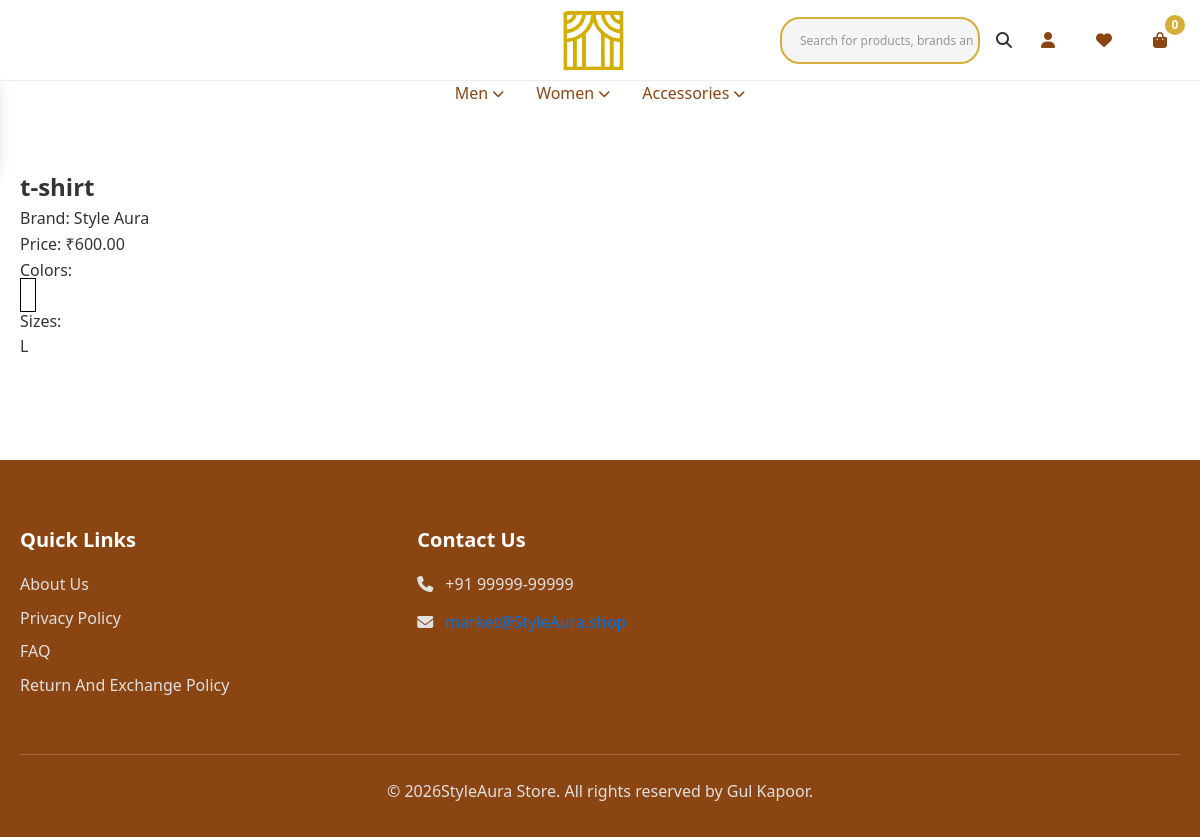
The app's page /men/t-shirt/t-shirt/ with its own data.
### home/models.py (models this page shows, shortened)
class Listing(models.Model):
    name = models.CharField(max_length=255)
    brand = models.ForeignKey(Brand, on_delete=models.CASCADE)
    category = models.ForeignKey(Category, on_delete=models.CASCADE)
    productType = models.ForeignKey(ProductType, on_delete=models.CASCADE, blank=True, null=True)
    uniqueLabel = models.PositiveIntegerField(blank=True, null=True)
    colors = models.ManyToManyField(Color)
    sizes = models.ManyToManyField(Size)
    price = models.DecimalField(max_digits=10, decimal_places=2)
    discountedPrice = models.DecimalField(max_digits=10, decimal_places=2, blank=True, null=True)
    description = models.TextField(blank=True, null=True)
    productDetails = models.TextField(blank=True, null=True)
    deliveryTime = models.CharField(max_length=255, default="5-7 days")
    createdAt = models.DateTimeField(auto_now_add=True)
    slug = models.SlugField(unique=True, blank=True, null=True)
    returnEligible = models.BooleanField(default=False)
    exchangeEligible = models.BooleanField(default=False)
    bestSelling = models.BooleanField(default=False)
    newArrival = models.BooleanField(default=False)
    limitedTime = models.BooleanField(default=False)
    specialOffer = models.BooleanField(default=False)
    class Meta:
        constraints = [
            UniqueConstraint(fields=['productType', 'uniqueLabel'], name='unique_product_label')
        ]
    def final_price(self):
        return self.discountedPrice if self.discountedPrice else self.price

class Brand(models.Model):
    name = models.CharField(max_length=100, unique=True)
    logo = models.ImageField(upload_to="images/", null=True, blank=True)
    IsFeatured = models.BooleanField(default=False)
    email = models.EmailField(unique=True, blank=True, null=True)
    about = models.TextField(blank=True, null=True)
    slug = models.SlugField(unique=True, blank=True)

class Color(models.Model):
    name = models.CharField(max_length=50, unique=True)
    hexCode = models.CharField(max_length=7, help_text="Hex code for color")

class Size(models.Model):
    size_label = models.CharField(max_length=10, unique=True)  # e.g., S, M, L, XL

### home/views.py (the view, shortened to what this page needs)
# urls.py: path('<slug:category_slug>/<slug:productType_slug>/<slug:listing_slug>/', views.item, name='item'),
def item(request, category_slug, productType_slug, listing_slug):
    category = get_object_or_404(Category, slug=category_slug)
    productType = get_object_or_404(ProductType, slug=productType_slug)
    listing = get_object_or_404(Listing, category=category, productType=productType, slug=listing_slug)
    size_guide = SizeGuide.objects.filter(brand=listing.brand, category=listing.category, ProductType=listing.productType)
    if request.user.is_authenticated:
        is_in_wishlist = Wishlist.objects.filter(wishlistUser=request.user, wishlistItem=listing).exists()
    else:
        is_in_wishlist = False
    return render(request, "item.html", {
        "listing": listing,
        "is_in_wishlist": is_in_wishlist,
        "size_guide": size_guide
    })

### home/context_processors.py (called while the page is built)
def cart_count(request):
    if request.user.is_authenticated:
        cart_items_count = Cart.objects.filter(cartUser=request.user).count()
    else:
        cart_items_count = 0  # Handle guest users if needed
    return {'cart_items_count': cart_items_count}

### home/templates/item.html (shortened to what this page needs)
{% extends "layout.html" %}
{% load static %}
{% block body %}
<main>
  <section class="product-detail">
    <div class="container">
      <h1>{{ listing.name }}</h1>
      <p>Brand: {{ listing.brand.name }}</p>
      <p>Price: ₹{{ listing.final_price }}</p>
      {% if listing.colors.all %}
        <p>Colors:</p>
        {% for color in listing.colors.all %}
          <span style="background-color: {{ color.hexCode }}; padding: 5px; border:1px solid #000;">&nbsp;</span>
        {% endfor %}
      {% endif %}
      {% if listing.sizes.all %}
        <p>Sizes:</p>
        {% for size in listing.sizes.all %}
          <span>{{ size.size_label }}</span>
        {% endfor %}
      {% endif %}
    </div>
  </section>
</main>
{% endblock %}

### records on screen
Listing: name "t-shirt", brand.name "Style Aura", final_price "600.00"
Size: size_label "L"

### other values on screen
{{ cart_items_count }} "0"
